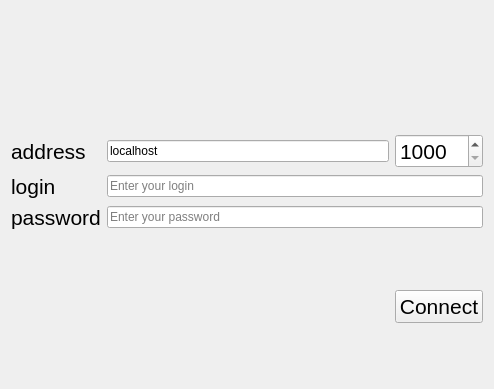
<?xml version="1.0" encoding="UTF-8"?>
<ui version="4.0">
 <class>Form</class>
 <widget class="QWidget" name="Form">
  <property name="geometry">
   <rect>
    <x>0</x>
    <y>0</y>
    <width>494</width>
    <height>389</height>
   </rect>
  </property>
  <property name="windowTitle">
   <string>Connect to server</string>
  </property>
  <layout class="QGridLayout" name="gridLayout">
   <item row="0" column="1">
    <spacer name="verticalSpacer_2">
     <property name="orientation">
      <enum>Qt::Vertical</enum>
     </property>
     <property name="sizeHint" stdset="0">
      <size>
       <width>20</width>
       <height>116</height>
      </size>
     </property>
    </spacer>
   </item>
   <item row="1" column="0">
    <widget class="QLabel" name="label_3">
     <property name="font">
      <font>
       <pointsize>16</pointsize>
      </font>
     </property>
     <property name="text">
      <string>address</string>
     </property>
    </widget>
   </item>
   <item row="1" column="1">
    <widget class="QLineEdit" name="addressLineEdit">
     <property name="text">
      <string>localhost</string>
     </property>
    </widget>
   </item>
   <item row="1" column="2">
    <widget class="QSpinBox" name="spinBox">
     <property name="font">
      <font>
       <pointsize>16</pointsize>
      </font>
     </property>
     <property name="minimum">
      <number>1000</number>
     </property>
     <property name="maximum">
      <number>65635</number>
     </property>
    </widget>
   </item>
   <item row="2" column="0">
    <widget class="QLabel" name="label">
     <property name="font">
      <font>
       <pointsize>16</pointsize>
      </font>
     </property>
     <property name="text">
      <string>login</string>
     </property>
    </widget>
   </item>
   <item row="2" column="1" colspan="2">
    <widget class="QLineEdit" name="loginLineEdit">
     <property name="placeholderText">
      <string>Enter your login</string>
     </property>
    </widget>
   </item>
   <item row="3" column="0">
    <widget class="QLabel" name="label_2">
     <property name="font">
      <font>
       <pointsize>16</pointsize>
      </font>
     </property>
     <property name="text">
      <string>password</string>
     </property>
    </widget>
   </item>
   <item row="3" column="1" colspan="2">
    <widget class="QLineEdit" name="passwordLineEdit">
     <property name="echoMode">
      <enum>QLineEdit::Password</enum>
     </property>
     <property name="placeholderText">
      <string>Enter your password</string>
     </property>
    </widget>
   </item>
   <item row="4" column="1">
    <spacer name="verticalSpacer">
     <property name="orientation">
      <enum>Qt::Vertical</enum>
     </property>
     <property name="sizeHint" stdset="0">
      <size>
       <width>20</width>
       <height>115</height>
      </size>
     </property>
    </spacer>
   </item>
   <item row="4" column="2" rowspan="2">
    <widget class="QPushButton" name="pushButton">
     <property name="font">
      <font>
       <pointsize>16</pointsize>
      </font>
     </property>
     <property name="text">
      <string>Connect</string>
     </property>
    </widget>
   </item>
   <item row="5" column="0" colspan="2">
    <spacer name="horizontalSpacer">
     <property name="orientation">
      <enum>Qt::Horizontal</enum>
     </property>
     <property name="sizeHint" stdset="0">
      <size>
       <width>383</width>
       <height>20</height>
      </size>
     </property>
    </spacer>
   </item>
  </layout>
 </widget>
 <resources/>
 <connections/>
</ui>
